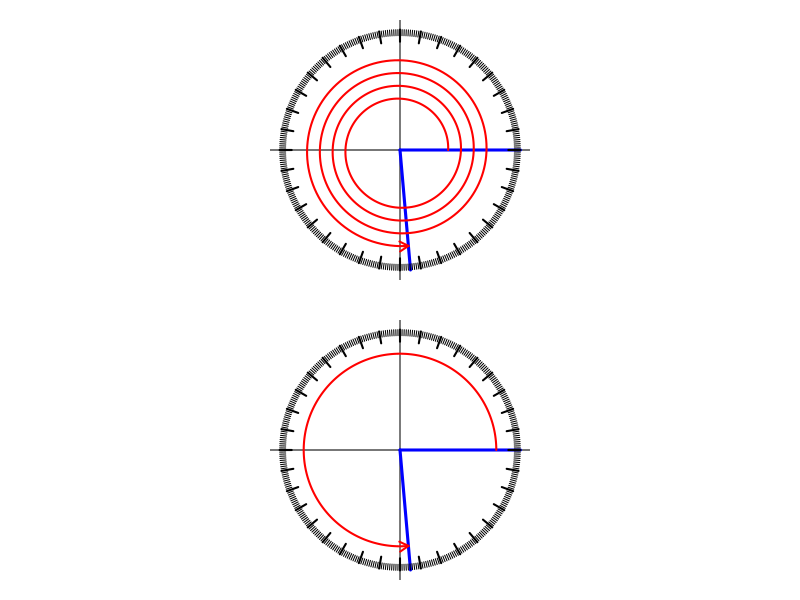

This chart was generated by the following R code:
## ---- chunk 1
while(T){
  x = round(runif(1,380,360*4)*sample(c(-1,1),1))
  t = x
  if(abs(x)%%360>10 && abs(x)%%360<350){break}
}
s = ""
if(t<0){
  while(t<0){
    t = t+360
    wrd1 = "less than 0"
    wrd2 = "add"
    s = paste0(s,"$$",t-360,"+360=",t,"$$\n")
  }
} else {
  while(t>360){
    t = t-360
    wrd1 = "more than 360"
    wrd2 = "subtract"
    s = paste0(s,"$$",t+360,"-360=",t,"$$\n")
  }
}
t= round(t)
shuch = list(c(0,x/180*pi),c(0,t/180*pi))
## ---- chunk 2
par(mfrow = c(2, 1))
for(i in 1:length(shuch)){
  par(mar=c(1,1,1,1),pty="s")
  plot(0,0,type="n",ann=F,axes=F,xlim=c(-1,1),ylim=c(-1,1))
  abline(h=0)
  abline(v=0)
  a1 = shuch[[i]][1]
  a2 = shuch[[i]][2]
  lines(c(0,cos(a1)),c(0,sin(a1)),col="blue",lwd=3)
  lines(c(0,cos(a2)),c(0,sin(a2)),col="blue",lwd=3)
  len = 500
  th = seq(a1,a2,(a2-a1)/len)
  len = length(th)-1
  if(abs(a2-a1)>2*pi){
    r = seq(0.4,0.8,0.4/len)
  } else {
    r = 0.8
  }
  lines(r*cos(th),r*sin(th),lwd=2,col="red")
  arrows(0.8*cos(th[len]),0.8*sin(th[len]),0.8*cos(th[len+1]),0.8*sin(th[len+1]),lwd=2,col="red",length=0.1)
  for(theta in 1:360){
    thet = theta/180*pi
    if(theta%%10==0){
      lines(c(0.9*cos(thet),cos(thet)),c(0.9*sin(thet),sin(thet)),lwd=2)
    } else {
      lines(c(0.95*cos(thet),cos(thet)),c(0.95*sin(thet),sin(thet)))
    }
  }
}
